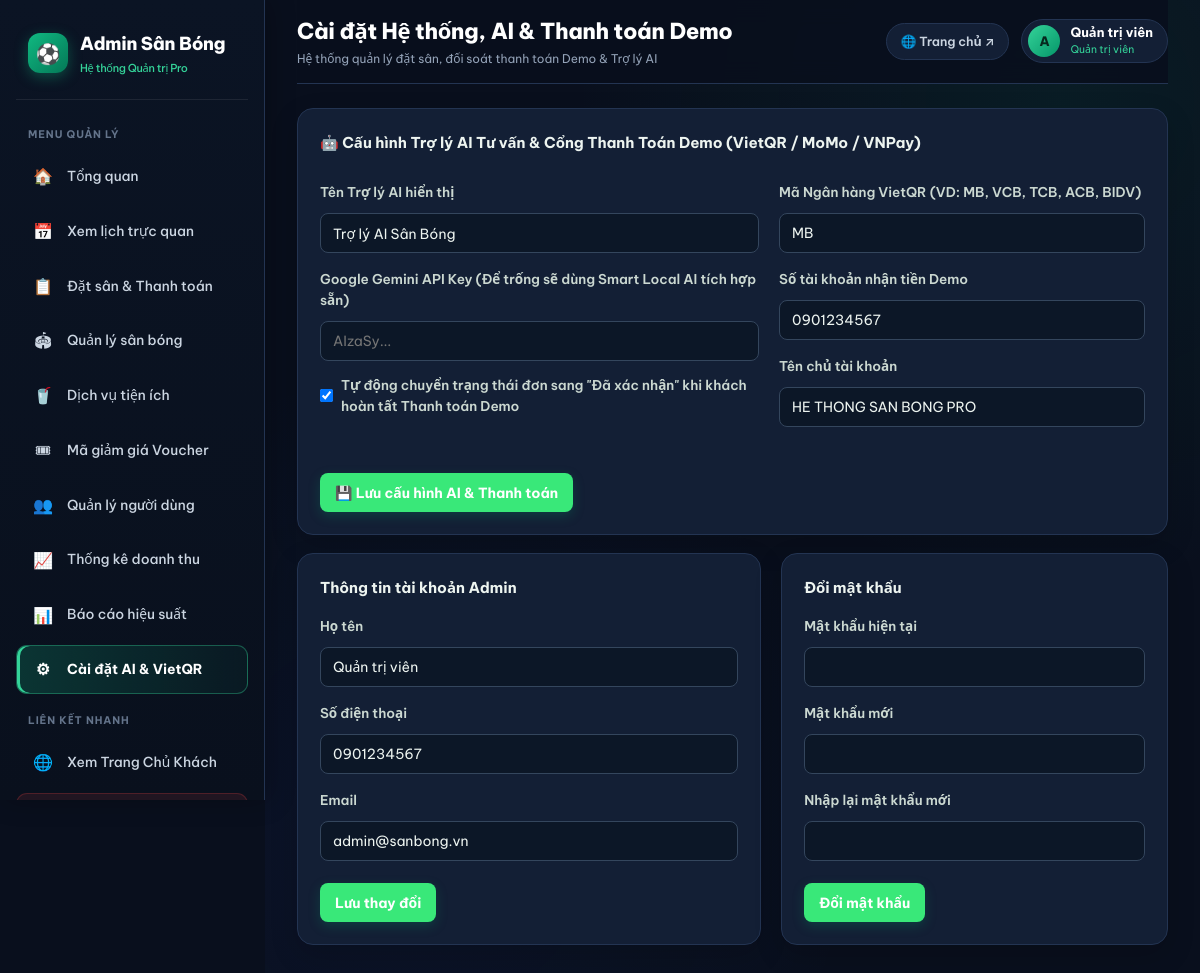
Screenshot of /admin/settings.php (signed in) with the database file from the repository.
### tables this page shows
CREATE TABLE users (
 id INT UNSIGNED AUTO_INCREMENT PRIMARY KEY,
 username VARCHAR(60) NOT NULL UNIQUE,
 password VARCHAR(255) NOT NULL,
 full_name VARCHAR(120) NOT NULL,
 phone VARCHAR(30) NOT NULL DEFAULT '',
 email VARCHAR(160) NOT NULL UNIQUE,
 role ENUM('user','admin') NOT NULL DEFAULT 'user',
 status ENUM('active','locked') NOT NULL DEFAULT 'active',
 created_at TIMESTAMP NOT NULL DEFAULT CURRENT_TIMESTAMP
);

### includes/auth.php (called while the page is built, shortened)
<?php
require_once __DIR__.'/../config/database.php';
function e($s){ return htmlspecialchars((string)$s, ENT_QUOTES, 'UTF-8'); }
function project_base(){
  static $base = null;
  if ($base === null) {
    $folder = basename(dirname(__DIR__));
    $base = '/' . $folder . '/';
  }
  return $base;
}
function get_setting($key, $default = ''){
  global $pdo;
  static $cache = null;
  if($cache === null){
    $cache = [];
    try {
      $rows = $pdo->query("SELECT setting_key, setting_value FROM system_settings")->fetchAll();
      foreach($rows as $r) $cache[$r['setting_key']] = $r['setting_value'];
    } catch(Exception $e){}
  }
  return array_key_exists($key, $cache) ? $cache[$key] : $default;
}
function current_user(){ global $pdo;
  $s=$pdo->prepare("SELECT * FROM users WHERE id=? AND status='active'"); $s->execute([$_SESSION['uid']]);
  $u=$s->fetch(); if(!$u){ session_destroy(); return null; } return $u; }
function require_login(){ $u=current_user(); if(!$u){ header('Location: '.project_base().'login.php'); exit; } return $u; }
function require_admin(){ $u=require_login(); if($u['role']!=='admin'){ http_response_code(403); header('Location: '.project_base().'index.php'); exit; } return $u; }

### admin/settings.php (the view, shortened to what this page needs)
<?php
require_once '../includes/auth.php';
$adm = require_admin();
$page='settings'; $title='Cài đặt Hệ thống, AI & Thanh toán Demo'; include '../includes/admin_header.php'; ?>
<div class="box" style="margin-bottom:18px">
  <b>🤖 Cấu hình Trợ lý AI Tư vấn & Cổng Thanh Toán Demo (VietQR / MoMo / VNPay)</b>
  <form class="form" method="post" style="max-width:100%;margin-top:12px">
    <div class="two">
      <div>
        <label>Tên Trợ lý AI hiển thị</label>
        <input name="ai_bot_name" value="<?=e(get_setting('ai_bot_name','Trợ lý AI Sân Bóng'))?>">
        <label>Google Gemini API Key (Để trống sẽ dùng Smart Local AI tích hợp sẵn)</label>
        <input name="gemini_api_key" placeholder="AIzaSy..." value="<?=e(get_setting('gemini_api_key',''))?>">
        <label style="display:flex;align-items:center;gap:8px;margin-top:14px;cursor:pointer">
          <input type="checkbox" name="auto_confirm_paid" value="1" <?=get_setting('auto_confirm_paid','1')==='1'?'checked':''?> style="width:auto;min-height:auto;margin:0">
          <span>Tự động chuyển trạng thái đơn sang "Đã xác nhận" khi khách hoàn tất Thanh toán Demo</span>
        </label>
      </div>
      <div>
        <label>Mã Ngân hàng VietQR (VD: MB, VCB, TCB, ACB, BIDV)</label>
        <input name="bank_id" value="<?=e(get_setting('bank_id','MB'))?>">
        <label>Số tài khoản nhận tiền Demo</label>
        <input name="bank_account_no" value="<?=e(get_setting('bank_account_no','0901234567'))?>">
        <label>Tên chủ tài khoản</label>
        <input name="bank_account_name" value="<?=e(get_setting('bank_account_name','HE THONG SAN BONG PRO'))?>">
      </div>
    </div>
    <br><button class="btn">💾 Lưu cấu hình AI & Thanh toán</button>
  </form>
</div>
<div class="two">
  <div class="box"><b>Thông tin tài khoản Admin</b><form class="form" method="post"><?=csrf_field()?><input type="hidden" name="action" value="profile">
  <label>Họ tên</label><input name="full_name" required value="<?=e($adm['full_name'])?>"><label>Số điện thoại</label><input name="phone" required value="<?=e($adm['phone'])?>"><label>Email</label><input type="email" name="email" required value="<?=e($adm['email'])?>"><br><br><button class="btn">Lưu thay đổi</button></form></div>
  <div class="box"><b>Đổi mật khẩu</b><form class="form" method="post"><?=csrf_field()?><input type="hidden" name="action" value="password">
  <label>Mật khẩu hiện tại</label><input type="password" name="old" required><label>Mật khẩu mới</label><input type="password" name="new" required><label>Nhập lại mật khẩu mới</label><input type="password" name="new2" required><br><br><button class="btn">Đổi mật khẩu</button></form></div>
</div>
<?php include '../includes/admin_footer.php'; ?>

### includes/admin_header.php (shortened to what this page needs)
<?php
$base = project_base();
$adm_user = $adm ?? $admin ?? ['username' => 'admin', 'full_name' => 'Quản trị viên'];
$pending_bk_count = 0;
if (isset($pdo)) {
  try {
    $pending_bk_count = (int)$pdo->query("SELECT COUNT(*) FROM bookings WHERE status='pending'")->fetchColumn();
  } catch (Exception $e) {}
}
$pages = [
  'dashboard' => ['🏠', 'Tổng quan', 0],
  'calendar'  => ['📅', 'Xem lịch trực quan', 0],
  'bookings'  => ['📋', 'Đặt sân & Thanh toán', $pending_bk_count],
  'fields'    => ['🏟', 'Quản lý sân bóng', 0],
  'services'  => ['🥤', 'Dịch vụ tiện ích', 0],
  'vouchers'  => ['🎟', 'Mã giảm giá Voucher', 0],
  'users'     => ['👥', 'Quản lý người dùng', 0],
  'revenue'   => ['📈', 'Thống kê doanh thu', 0],
  'reports'   => ['📊', 'Báo cáo hiệu suất', 0],
  'settings'  => ['⚙', 'Cài đặt AI & VietQR', 0]
];
?><!DOCTYPE html>
<html lang="vi">
<head>
  <link rel="stylesheet" href="<?=$base?>assets/css/style.css">
  <link rel="stylesheet" href="<?=$base?>assets/css/admin.css">
</head>
<body class="adm">
<aside class="asb" id="asb">
  <div class="abrand">
    <div class="abrand-logo">⚽</div>
    <div>
      Admin Sân Bóng
      <span class="abrand-sub">Hệ thống Quản trị Pro</span>
    </div>
  </div>
  <div class="asb-group">Menu Quản Lý</div>
  <?php foreach($pages as $k => $v): ?>
    <a class="<?=($page??'')===$k?'on':''?>" href="<?=$base?>admin/<?=$k?>.php">
      <span class="nav-ic"><?=$v[0]?></span>
      <span><?=$v[1]?></span>
    </a>
  <?php endforeach; ?>
  <div class="asb-group">Liên Kết Nhanh</div>
  <a href="<?=$base?>index.php" target="_blank">
    <span class="nav-ic">🌐</span>
    <span>Xem Trang Chủ Khách</span>
  </a>
  <a class="out" href="<?=$base?>logout.php" onclick="return confirm('Bạn có chắc chắn muốn đăng xuất khỏi trang Quản trị?')">
  </a>
</aside>
<div class="amain">
  <header class="atop">
    <div class="atop-left">
      <div class="atop-title-wrap">
        <h2><?=e($title ?? 'Bảng điều khiển')?></h2>
        <small>Hệ thống quản lý đặt sân, đối soát thanh toán Demo & Trợ lý AI</small>
      </div>
    </div>
    <div class="atop-right">
      <a class="atop-btn" href="<?=$base?>index.php" target="_blank">🌐 Trang chủ ↗</a>
      <div class="atop-user">
        <div class="atop-avatar"><?=e(mb_strtoupper(mb_substr($adm_user['username'] ?? 'A', 0, 1)))?></div>
        <div>
          <b style="font-size:13px;display:block;line-height:1.2;color:#fff"><?=e($adm_user['full_name'] ?? $adm_user['username'])?></b>
          <small style="font-size:10.5px;color:#34d399;margin:0">Quản trị viên</small>
        </div>
      </div>
    </div>
  </header>

### assets/css/admin.css (style rules this page uses)
body.adm { --adm-bg: #090f1d; --adm-sidebar: #0d1627; --adm-surface: #131f35; --adm-surface-hover: #182742; --adm-border: #233452; --adm-green: #10b981; --adm-neon: #34d399; --adm-text: #f1f5f9; --adm-muted: #94a3b8; margin: 0; padding: 0; display: flex !important; flex-direction: row; min-height: 100vh; width: 100%; background: var(--adm-bg); color: var(--adm-text); font-family: 'Be Vietnam Pro', system-ui, -apple-system, sans-serif; overflow-x: hidden; }
.adm .asb { width: 265px; min-width: 265px; height: 100vh; position: sticky; top: 0; display: flex !important; flex-direction: column; background: linear-gradient(180deg, #0b1424 0%, #09101d 100%); border-right: 1px solid var(--adm-border); padding: 22px 16px; gap: 6px; z-index: 200; overflow-y: auto; box-shadow: 4px 0 24px rgba(0, 0, 0, 0.25); }
.adm .abrand { display: flex; align-items: center; gap: 12px; font-size: 18px; font-weight: 800; color: #fff; padding: 8px 12px 22px; margin-bottom: 8px; border-bottom: 1px solid rgba(255, 255, 255, 0.08); letter-spacing: -0.3px; }
.adm .abrand-logo { width: 40px; height: 40px; border-radius: 12px; background: linear-gradient(135deg, #10b981, #047857); display: grid; place-items: center; font-size: 20px; box-shadow: 0 4px 14px rgba(16, 185, 129, 0.35); }
.adm .abrand-sub { display: block; font-size: 11px; font-weight: 500; color: var(--adm-neon); margin-top: 2px; }
.adm .asb-group { font-size: 10.5px; font-weight: 700; text-transform: uppercase; letter-spacing: 0.9px; color: #64748b; padding: 12px 12px 4px; }
.adm .asb a { display: flex; align-items: center; gap: 12px; padding: 11px 14px; color: #cbd5e1; font-weight: 500; font-size: 13.8px; border: 1px solid transparent; border-radius: 11px; transition: all 0.18s ease; text-decoration: none; }
.adm .asb a .nav-ic { width: 24px; text-align: center; font-size: 16px; }
.adm .asb a.on { color: #fff; font-weight: 700; background: linear-gradient(90deg, rgba(16, 185, 129, 0.22) 0%, rgba(16, 185, 129, 0.05) 100%); border-color: rgba(52, 211, 153, 0.35); box-shadow: inset 3px 0 0 var(--adm-neon); }
.adm .asb .out { margin-top: auto; color: #fca5a5 !important; background: rgba(239, 68, 68, 0.1); border: 1px solid rgba(239, 68, 68, 0.22); }
.adm .amain { flex: 1; min-width: 0; display: flex; flex-direction: column; padding: 0 32px 40px; background: radial-gradient(circle at 85% 10%, rgba(16, 185, 129, 0.08), transparent 40%), radial-gradient(circle at 15% 80%, rgba(37, 99, 235, 0.06), transparent 40%), var(--adm-bg); }
.adm .atop { display: flex !important; align-items: center; justify-content: space-between; gap: 16px; min-height: 74px; margin-bottom: 24px; padding: 14px 0; border-bottom: 1px solid var(--adm-border); position: sticky; top: 0; z-index: 100; background: rgba(9, 15, 29, 0.85); backdrop-filter: blur(12px); }
.adm .atop-left { display: flex; align-items: center; gap: 14px; }
.adm .atop-title-wrap h2 { margin: 0 !important; padding: 0 !important; border: 0 !important; font-size: 22px; font-weight: 800; color: #fff; letter-spacing: -0.3px; }
.adm .atop-title-wrap small { margin: 2px 0 0; font-size: 12px; color: var(--adm-muted); }
.adm .atop-right { display: flex; align-items: center; gap: 12px; }
.adm .atop-btn { display: inline-flex; align-items: center; gap: 6px; padding: 8px 14px; border-radius: 999px; background: var(--adm-surface); border: 1px solid var(--adm-border); color: #cbd5e1 !important; font-size: 12.5px; font-weight: 600; text-decoration: none; transition: all 0.2s; }
.adm .atop-user { display: flex; align-items: center; gap: 10px; background: var(--adm-surface); border: 1px solid var(--adm-border); border-radius: 999px; padding: 5px 14px 5px 6px; }
.adm .atop-avatar { width: 32px; height: 32px; border-radius: 50%; background: linear-gradient(135deg, #34d399, #059669); color: #06281e; font-weight: 800; font-size: 13px; display: grid; place-items: center; }
.adm .two { display: grid !important; grid-template-columns: 1.2fr 1fr; gap: 20px; margin-bottom: 24px; align-items: start; }
.adm .box { background: var(--adm-surface) !important; border: 1px solid var(--adm-border) !important; border-radius: 16px !important; padding: 22px !important; box-shadow: 0 10px 28px rgba(0, 0, 0, 0.16) !important; margin-bottom: 20px; }

### rows the page displays
users: username "A", full_name "Quản trị viên", phone "0901234567", email "admin@sanbong.vn"

### other values shown
$v[0] "🏠"
$v[1] "Tổng quan"
$v[0] "📅"
$v[1] "Xem lịch trực quan"
$v[0] "📋"
$v[1] "Đặt sân & Thanh toán"
$v[0] "🏟"
$v[1] "Quản lý sân bóng"
$v[0] "🥤"
$v[1] "Dịch vụ tiện ích"
$v[0] "🎟"
$v[1] "Mã giảm giá Voucher"
$v[0] "👥"
$v[1] "Quản lý người dùng"
$v[0] "📈"
